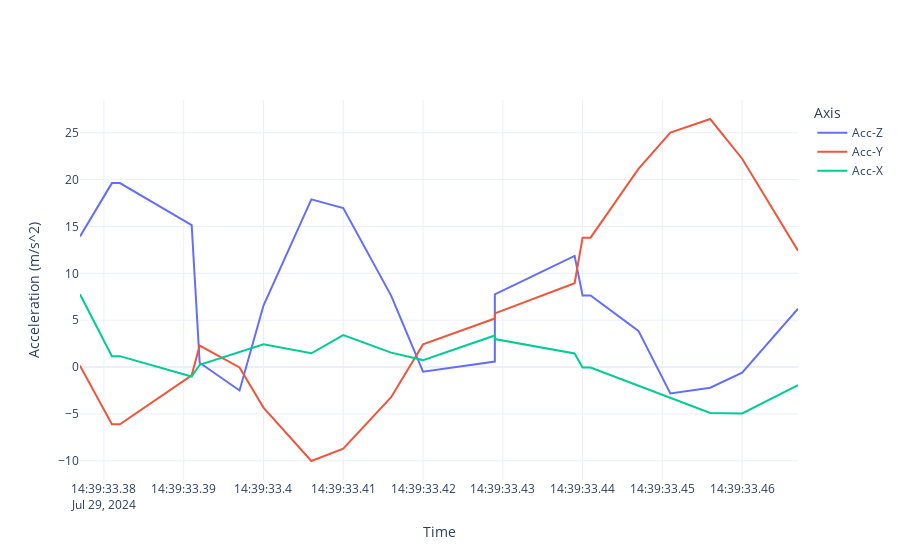

This figure's notebook cell:
### Code cell
df_combined = pd.read_csv('../../data/Curb/P3/handlebar/Accelerometer/Accelerometer_data_combined.csv')
check_random_curb_before(df_combined)
print_sampling_frequency(df_combined, 'NTP')
